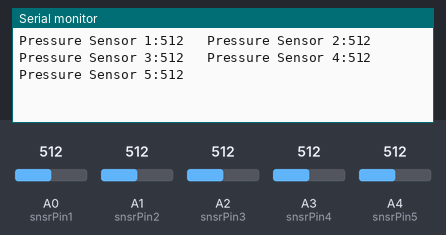
This sketch was run on a simulated Arduino Uno, built with avr-gcc and run on an emulated ATmega328P. Shown: the last lines printed to the serial monitor. The test bench sets the inputs (shaded band); at power-on: A0 (snsrPin1) = 512, A1 (snsrPin2) = 512, A2 (snsrPin3) = 512, A3 (snsrPin4) = 512, A4 (snsrPin5) = 512.

Above: at 1.2 s.
1.3 s: A0 (snsrPin1) set to 109
At 1.48 s:
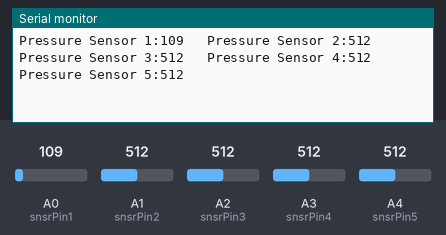
4.3 s: A0 (snsrPin1) set to 92
At 4.32 s:
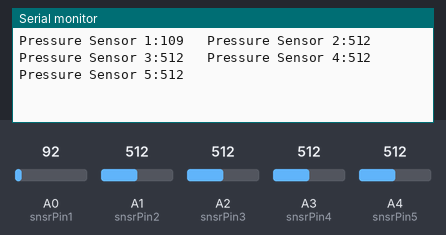
7.3 s: A1 (snsrPin2) set to 105
At 7.39 s:
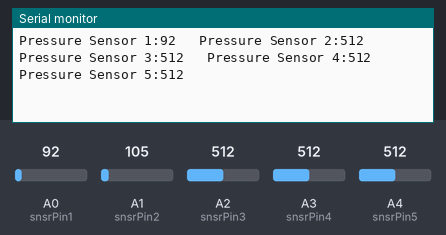
10.3 s: A1 (snsrPin2) set to 88
At 10.34 s:
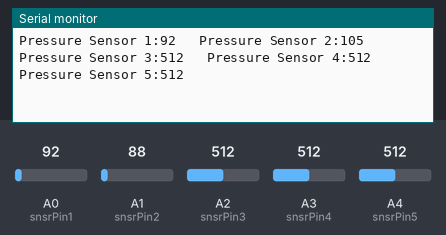
13.3 s: A2 (snsrPin3) set to 108
At 13.38 s:
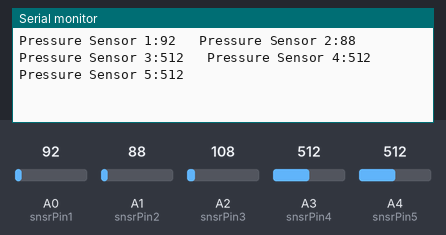
16.3 s: A2 (snsrPin3) set to 91
At 16.3 s:
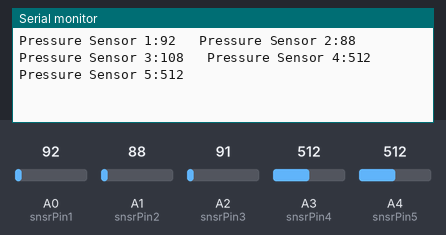
Timing chart, 0 to 19.3 s (numbered marks = the images above; inputs shaded):
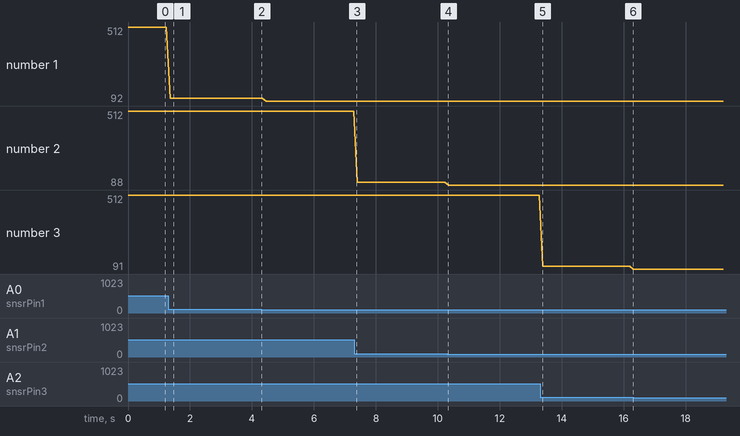

The sketch:

PressureSensorsTest.ino
```cpp
#define snsrPin1 0
#define snsrPin2 1
#define snsrPin3 2
#define snsrPin4 3
#define snsrPin5 4

void setup() {
  Serial.begin(9600);
}

void loop() {

  Serial.print("Pressure Sensor 1:"); Serial.print(analogRead(snsrPin1));
  Serial.print("   Pressure Sensor 2:"); Serial.print(analogRead(snsrPin2));
  Serial.print("   Pressure Sensor 3:"); Serial.print(analogRead(snsrPin3));
  Serial.print("   Pressure Sensor 4:"); Serial.print(analogRead(snsrPin4));
  Serial.print("   Pressure Sensor 5:"); Serial.println(analogRead(snsrPin5));


}
```

Measured:
- after the input at 1.3 s, the serial monitor: prints a new line after 0.06 s (image 1)
- plotted number 1: 512 → 109 after the input at 1.3 s, 109 → 92 after the input at 4.3 s
- plotted number 2: 512 → 105 after the input at 7.3 s, 105 → 88 after the input at 10.3 s
- plotted number 3: 512 → 108 after the input at 13.3 s, 108 → 91 after the input at 16.3 s
